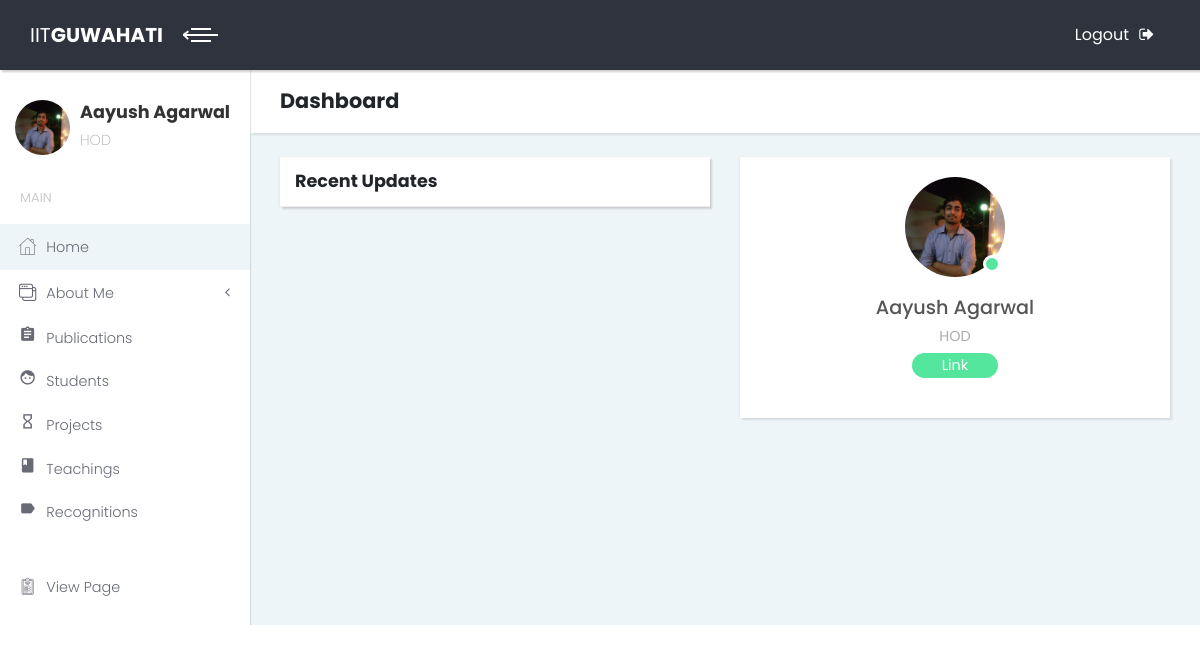
The app's page /test/ (signed in), older data.
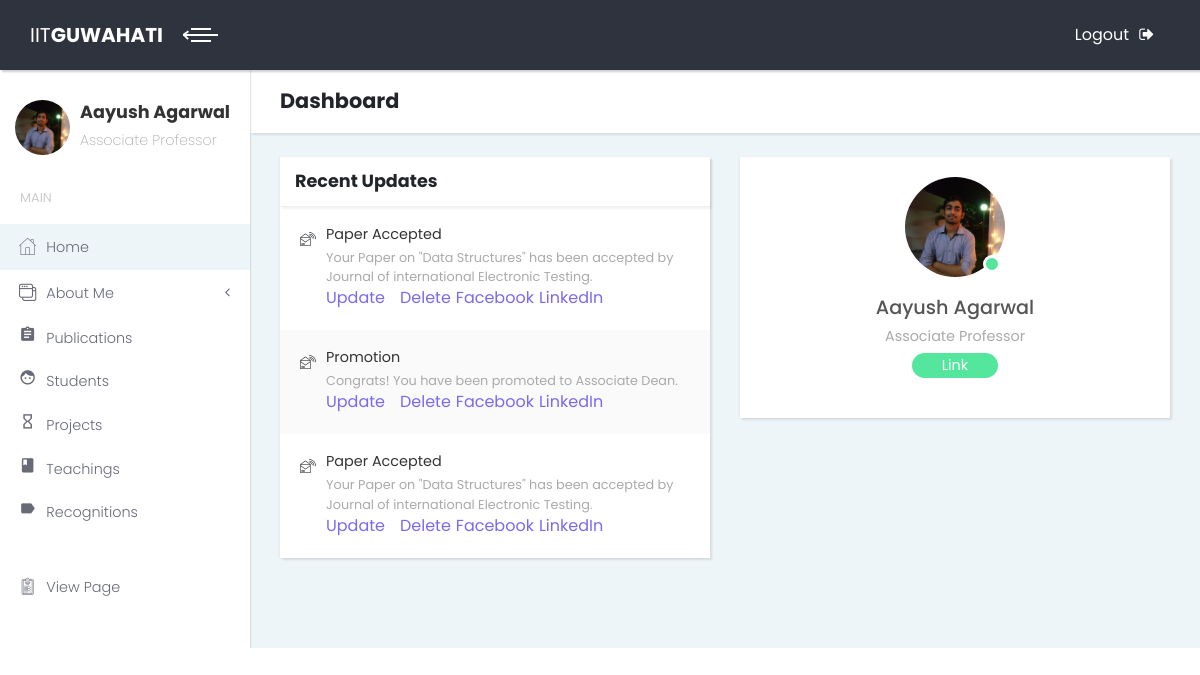
The same page, newer data.
### details/models.py (models this page shows, shortened)
class ProfileDetails(models.Model):
    username = models.OneToOneField(User, on_delete=models.CASCADE, primary_key=True)
    name = models.CharField(max_length=255)
    designation = models.CharField(max_length=255)
    department = models.CharField(max_length=128)
    institute = models.CharField(max_length=255)
    office = models.CharField(max_length=255)
    email = models.EmailField()
    phone = models.IntegerField()
    date_of_birth = models.DateField()
    research_interest = models.TextField()
    profile_pic = models.ImageField(upload_to='photos/', blank=True, null=True)
    profile_page = models.CharField(blank=True, max_length=1000)

class NotificationDetails(models.Model):
    username = models.ForeignKey(User, on_delete=models.CASCADE)
    type = models.IntegerField(blank=True)
    message = models.CharField(max_length=255)
    arg1 = models.CharField(max_length=255, blank=True)
    arg2 = models.CharField(max_length=255, blank=True)

### sslProject/views.py (the view)
# urls.py: url(r"^test/$", views.HomePage.as_view(), name="test"),
class HomePage(TemplateView):
    template_name = "index.html"
    def get(self, request, *args, **kwargs):
        if request.method == 'GET':
            if request.user.is_authenticated():
                try:
                    profile = ProfileDetails.objects.get(username__username=request.user.username)
                except ProfileDetails.DoesNotExist:
                    profile=None
                user1 = User.objects.get(username=request.user.username)
                notifs = NotificationDetails.objects.filter(username=user1)
                context={
                    'notifs': notifs,
                    'user':request.user,
                    'profile':profile,
                }
                return render(request , "test.html" , context)
        return super().get(request, *args, **kwargs)

### django_social_share/templatetags/social_share.py (called while the page is built)
def compile_text(context, text):
    ctx = template.context.Context(context)
    return template.Template(text).render(ctx)

def _build_url(request, obj_or_url):
    if obj_or_url is not None:
        if isinstance(obj_or_url, Model):
            if DJANGO_BITLY:
                url = bitlify(obj_or_url)  # type: str
                if not BITLY_REGEX.match(url):
                    return request.build_absolute_uri(
                        obj_or_url.get_absolute_url()
                    )
                else:
                    return url
            else:
                return request.build_absolute_uri(obj_or_url.get_absolute_url())
        else:
            return request.build_absolute_uri(obj_or_url)
    return ''

@register.simple_tag(takes_context=True)
def post_to_facebook_url(context, obj_or_url=None):
    request = context['request']
    url = _build_url(request, obj_or_url)
    context['facebook_url'] = FACEBOOK_ENDPOINT % urlencode(url)
    return context

@register.inclusion_tag('django_social_share/templatetags/post_to_facebook.html', takes_context=True)
def post_to_facebook(context, obj_or_url=None, link_text='Post to Facebook'):
    context = post_to_facebook_url(context, obj_or_url)
    context['link_text'] = link_text
    return context

@register.simple_tag(takes_context=True)
def post_to_linkedin_url(context, title, obj_or_url=None):
    request = context['request']
    title = compile_text(context, title[:200])  # 200 char limit
    url = _build_url(request, obj_or_url)
    context['linkedin_url'] = mark_safe(LINKEDIN_ENDPOINT % (urlencode(title), urlencode(url)))
    return context

@register.inclusion_tag('django_social_share/templatetags/post_to_linkedin.html', takes_context=True)
def post_to_linkedin(context, title, obj_or_url=None, link_text='Post to LinkedIn'):
    context = post_to_linkedin_url(context, title, obj_or_url)
    context['link_text'] = link_text
    return context

### templates/test.html (shortened to what this page needs)
{% extends "dashboard1.html" %}
{% load social_share %}
{% block notf %}
      <section class="client no-padding-top">
       <div class="container-fluid">
         <div class="row">
             <div class="col-lg-6">
                <div class="recent-updates card">
                  <div class="card-header">
                    <h3 class="h4">Recent Updates</h3>
                  </div>
                  <div class="card-body no-padding">
                    {% for item in notifs %}
                    <div class="item d-flex justify-content-between">
                      <div class="info d-flex">
                        <div class="icon"><i class="icon-rss-feed"></i></div>
                        <div class="title">
                          <h5>
                            {% if item.type == 1%}
                              Promotion
                            {% endif %}
                            {% if item.type == 2 %}
                              Paper Accepted
                            {% endif %}
                          </h5>
                          <p>{{ item.message }}</p>
                          <div class="row">
                          {% if item.type == 1%}
                            <a href="{% url "details:about_me_edit2" pk=item.pk %}" style="padding-left:15px">Update</a>
                            <a href="{% url "details:delete" pk=item.pk %}" style="padding-left:15px">Delete</a>
                          {% endif %}
                          {% if item.type == 2 %}
                            <a href="{% url "details:publication_add2" pk=item.pk %}" style="padding-left:15px">Update</a>
                            <a href="{% url "details:delete" pk=item.pk %}" style="padding-left:15px">Delete</a>
                          {% endif %}
                          {% post_to_facebook object_or_url "Facebook" %}
                          {% post_to_linkedin item.message object_or_url "LinkedIn" %}
                        </div>
                        </div>
                      </div>
                    </div>
                    {% endfor %}
                  </div>
                </div>
              </div>
              <div class="col-lg-6">
                  <div class="client card">
                    <div class="card-body text-center">
                      <div class="client-avatar"><img src="{{ profile.profile_pic.url }}" alt="..." class="img-fluid rounded-circle">
                        <div class="status bg-green"></div>
                      </div>
                      <div class="client-title">
                        <h3>{{user.first_name}} {{user.last_name}}</h3><span>{{profile.designation}}</span>
                        <a href = "/test/link" style="">
                          Link
                        </a>
                      </div>
                    </div>
                  </div>
                </div>
              </div>
              </div>
{% endblock %}

### templates/dashboard1.html (shortened to what this page needs)
<!DOCTYPE html>
{% load staticfiles %}
<html>
<head>
  <link rel="stylesheet" href="{% static "vendor/bootstrap/css/bootstrap.min.css" %}">
  <link rel="stylesheet" href="{% static "css/fontastic.css" %}">
  <link rel="stylesheet" href="{% static "vendor/font-awesome/css/font-awesome.min.css" %}">
  <link rel="stylesheet" href="{% static "css/style.default.css" %}" id="theme-stylesheet">
  <link rel="stylesheet" href="{% static "css/custom.css" %}">
  <link href="http://maxcdn.bootstrapcdn.com/font-awesome/latest/css/font-awesome.min.css" rel="stylesheet">
</head>
  <body>
    <div class="page home-page">
      <header class="header">
        <nav class="navbar">
          <div class="container-fluid">
            <div class="navbar-holder d-flex align-items-center justify-content-between">
              <div class="navbar-header">
                <a href="#" class="navbar-brand">
                  <div class="brand-text brand-big"><span>IIT</span><strong>GUWAHATI</strong></div>
                  <div class="brand-text brand-small"><strong>IITG</strong></div></a>
                <a id="toggle-btn" href="#" class="menu-btn active"><span></span><span></span><span></span></a>
              </div>
              <ul class="nav-menu list-unstyled d-flex flex-md-row align-items-md-center">
                <li class="nav-item"><a href="/users/logout" class="nav-link logout">Logout<i class="fa fa-sign-out"></i></a></li>
              </ul>
            </div>
          </div>
        </nav>
      </header>
      <div class="page-content d-flex align-items-stretch">
        <nav class="side-navbar">
          <div class="sidebar-header d-flex align-items-center">
            <div class="avatar"><img src="{{ profile.profile_pic.url }}" alt="" class="img-fluid rounded-circle"></div>
            <div class="title">
              <h1 class="h4">{{user.first_name}} {{user.last_name}}</h1>
              <p>{{profile.designation}}</p>
            </div>
          </div>
          <span class="heading">Main</span>
          <ul class="list-unstyled">
            <li class="active" id="home"> <a href="/test"><i class="icon-home"></i>Home</a></li>
            <li><a href="#dashvariants" aria-expanded="false" data-toggle="collapse"> <i class="icon-interface-windows"></i>About Me</a>
            </li>
            <li id="pub"> <a href="{% url 'details:publication' %}"><i class="material-icons">assignment</i>Publications</a></li>
            <li id="stud"> <a href="{% url 'details:students'%}"><i class="material-icons">face</i>Students</a></li>
            <li id="proj"> <a href="{% url 'details:project'%}"><i class="material-icons">hourglass_empty</i>Projects</a></li>
            <li id="teach"> <a href="{% url 'details:teaching'%}"><i <i class="material-icons">class</i>Teachings</a></li>
            <li id="recog"> <a href="{% url 'details:recognition'%}"><i class="material-icons">label</i>Recognitions</a></li>
          </ul>
            <ul class="list-unstyled">
            <li id="gen"> <a href="/profile/{{user.username}}" target='_blank'> <i class="icon-padnote"></i>View Page</a></li>
          </ul>
        </nav>
        <div class="content-inner">
          <header class="page-header">
            <div class="container-fluid">
              <h2 class="no-margin-bottom">Dashboard</h2>
            </div>
          </header>
          <br>
          {% block notf %}
          {% endblock %}
         </div>
      </div>
    </div>
  </body>
</html>

### django_social_share/templates/django_social_share/templatetags/post_to_facebook.html
<div class="facebook-this">
    <a href="{{ facebook_url }}" target="_blank" style="padding-left:5px">{{link_text}}</a>
</div>

### django_social_share/templates/django_social_share/templatetags/post_to_linkedin.html
<div class="linkedin-this">
    <a href="{{ linkedin_url }}" target="_blank" style="padding-left:5px");
              return false;">{{link_text}}</a>
</div>

Row changes from the older to the newer data that the page shows:
changed ProfileDetails: designation "HOD" → "Associate Professor"
added NotificationDetails: type "Paper Accepted", message "Your Paper on \"Data Structures\" has been accepted by Journal of international Electronic Testing.", link_text "Facebook", link_text "LinkedIn"
added NotificationDetails: type "Promotion", message "Congrats! You have been promoted to Associate Dean.", link_text "Facebook", link_text "LinkedIn"
added NotificationDetails: type "Paper Accepted", message "Your Paper on \"Data Structures\" has been accepted by Journal of international Electronic Testing.", link_text "Facebook", link_text "LinkedIn"
